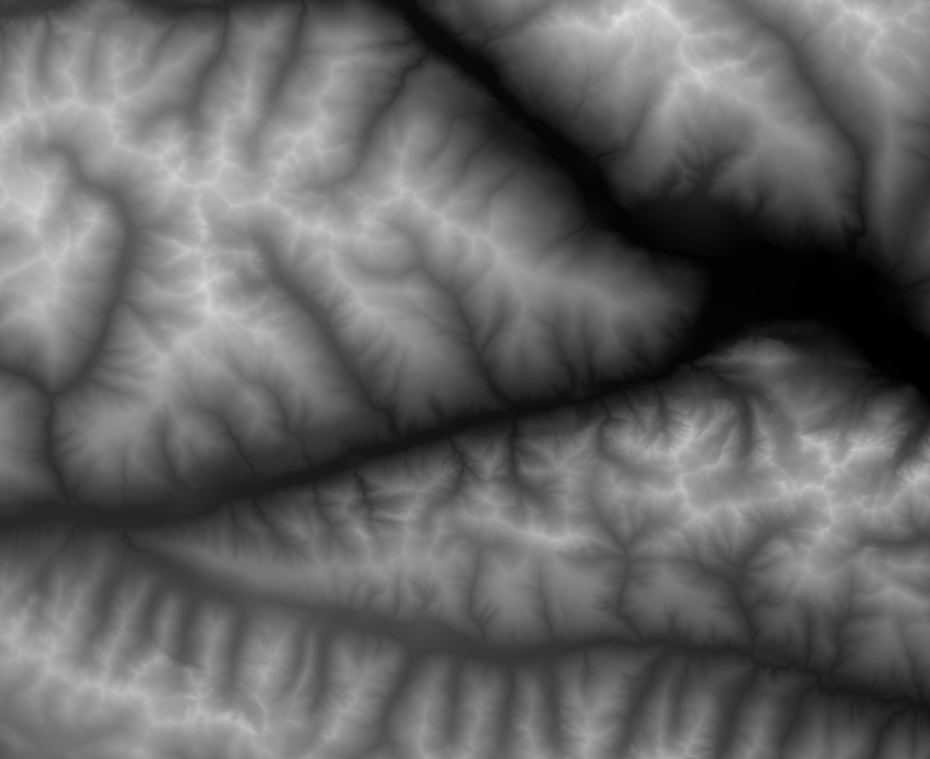
#> input picture Images/Source maps/render-4.png, 930 x 759 px, shrunk from 4257 x 3472 before the run, found by its file name
$ python img_processing.py
#> lines starting #> are read from the running program, lines starting #| are printed output that depends on the picture; after the words box and inside, x2 and y2 are one past the last pixel; in counts of white or black regions, pixels touching at a corner belong together
#> in ridge_lift, image is the input picture: shape (759, 930, 3); min 0, max 223, mean 100.8

import cv2
import numpy as np
import matplotlib.pyplot as plt

def invert_image(image):
    inverted_image = cv2.bitwise_not(image)
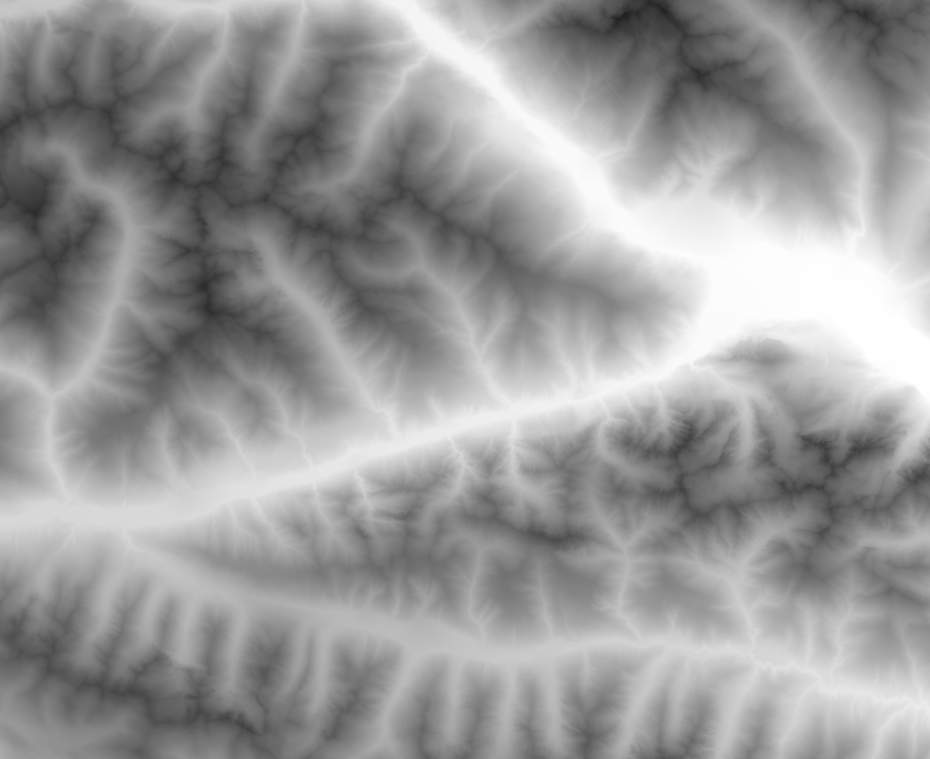
#> inverted_image: shape (759, 930, 3); min 32, max 255, mean 154.2
    return inverted_image

def sharpen_filter(image):

    kernel = np.array([
    [0, -1, 0],
    [-1, 5, -1],
    [0, -1, 0]])

    output = cv2.filter2D(image, -1, kernel)
    return output

def ridge_filter(image, direction):
    """ ridge_kernel = np.array([
        [-1, -1, 0, 1, 1],
        [-1, -2, 0, 2, 1],
        [-1, -4, 0, 4, 1],
        [-1, -2, 0, 2, 1],
        [-1, -1, 0, 1, 1]
    ]) """
#> called with direction = 0

    ridge_kernel = np.array([
        [-1, -1, -1, -1, -1],
        [-1, -2, -4, -2, -1],
        [0, 0, 0, 0, 0],
        [1, 2, 4, 2, 1],
        [1, 1, 1, 1, 1]
    ])

    output = cv2.filter2D(image, -1, ridge_kernel)
    return output

def sharpen_less_filter(image):
    kernel2 = np.array([
    [0, -1, 0],
    [-1, 4, -1],
    [0, -1, 0]])

    output = cv2.filter2D(image, -1, kernel2)
    return output

def blur_filter(image):
    blurred_kernel = (1 / 256) * np.array([[1, 4, 6, 4, 1],
                                       [4, 16, 24, 16, 4],
                                       [6, 24, 36, 24, 6],
                                       [4, 16, 24, 16, 4],
                                       [1, 4, 6, 6, 1]])

    output = cv2.filter2D(image, -1, blurred_kernel)
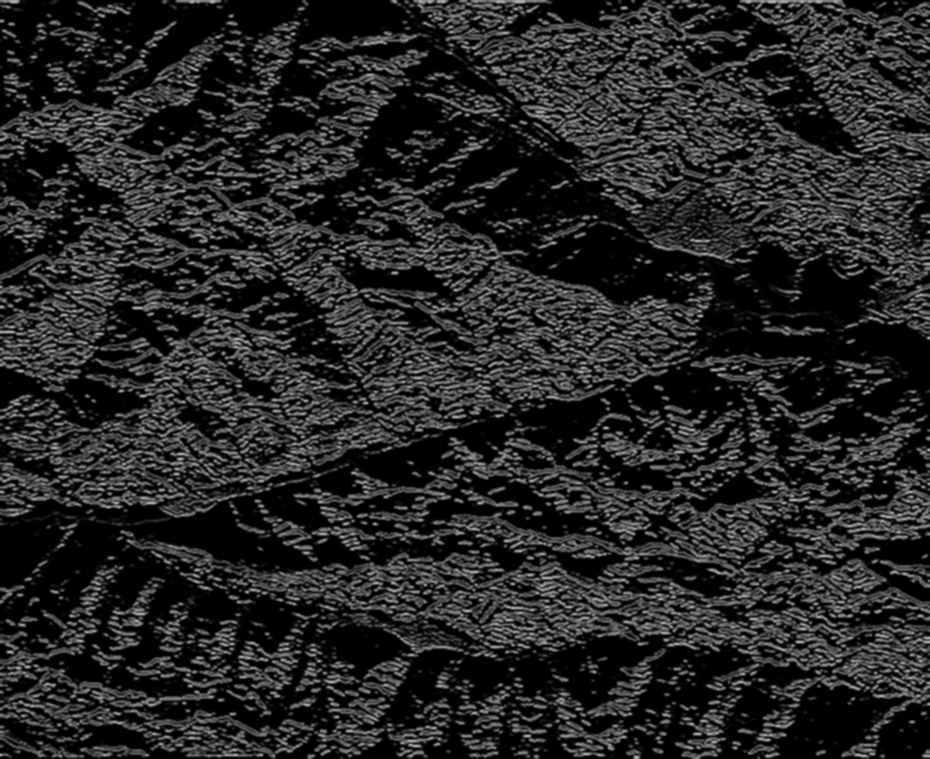
#> output: shape (759, 930, 3); min 0, max 176, mean 38.6
    return output

def sobel_y(image):
    sobel_y = np.array([
                        [3, 10, 3],
                        [0, 0, 0],
                        [-1, -5, -1],
                        [-1, -5, -1],
                        [-1, -5, -1],
                        [-1, -5, -1],
                        ])

    output = cv2.filter2D(image, -1, sobel_y)
    return output

def ridge_lift(path_to_img, direction):

    # Load the image
    image_path = path_to_img
    image = cv2.imread(image_path)

    # Invert the image
    output = invert_image(image)

    output = sharpen_filter(output)
    output = ridge_filter(output, direction)
    output = ridge_filter(output, direction)
    output = sharpen_less_filter(output)
    output = blur_filter(output)
    #output = sobel_y(output)

    # Set blue and green channels to zero
    output[:, :, 0] = 0
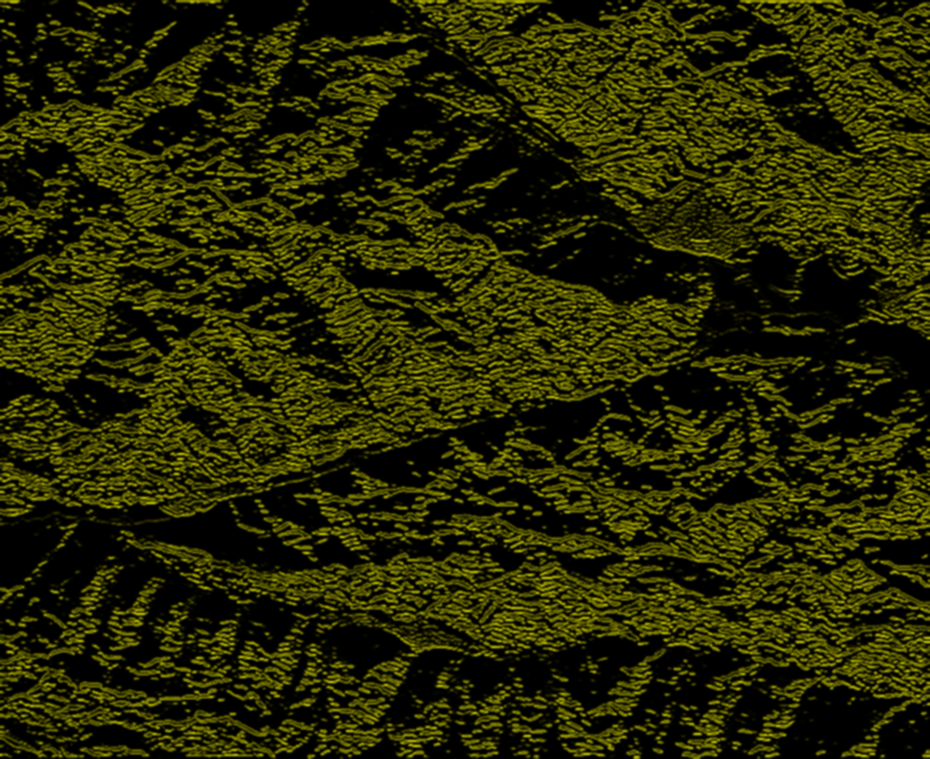
#> output: shape (759, 930, 3); mean B, G, R 0, 38.6, 38.6
    output[:, :, 1] = 0
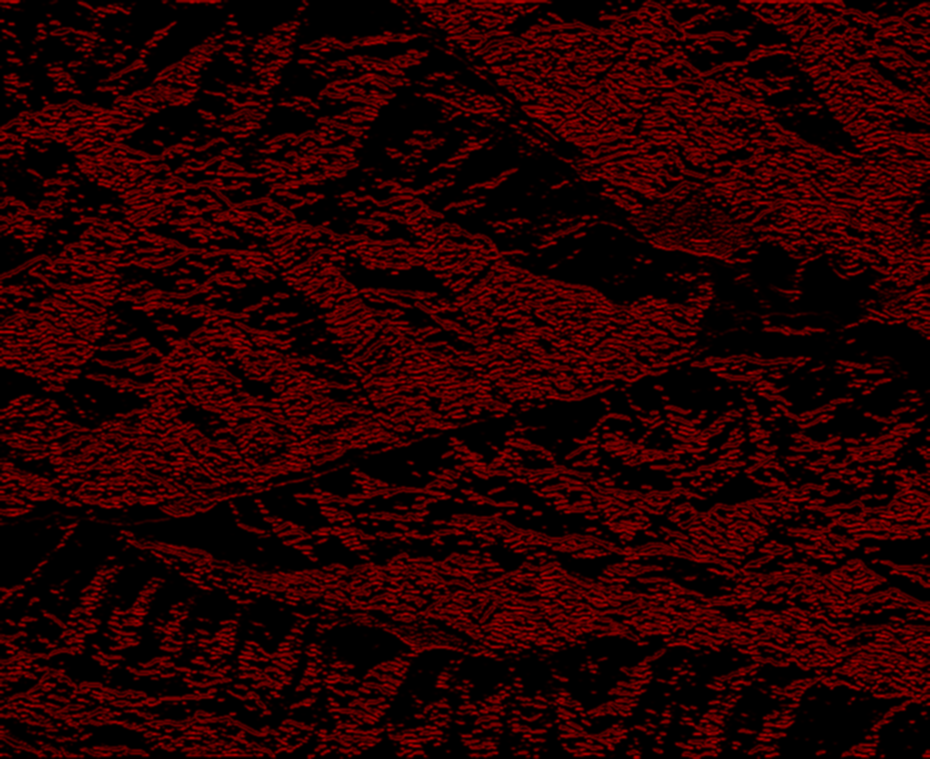
#> output: shape (759, 930, 3); mean B, G, R 0, 0, 38.6

    # Move the ridge lift output to the red channel
    red_channel = output[:, :, 2]

    # Create a blank image with only the red channel
    red_image = np.zeros_like(image)
    red_image[:, :, 2] = red_channel

    # Save the final image
    final_image_path = 'Ridge_Lift_Output.png'
    cv2.imwrite(final_image_path, red_image)

def img_split(path_to_img, threshold):
        # Load the image
#> called with path_to_img = 'render-4.png', threshold = 70
    image_path = path_to_img
    image = cv2.imread(image_path)

    image_map = np.where(image > threshold, 255, 0).astype(np.uint8)
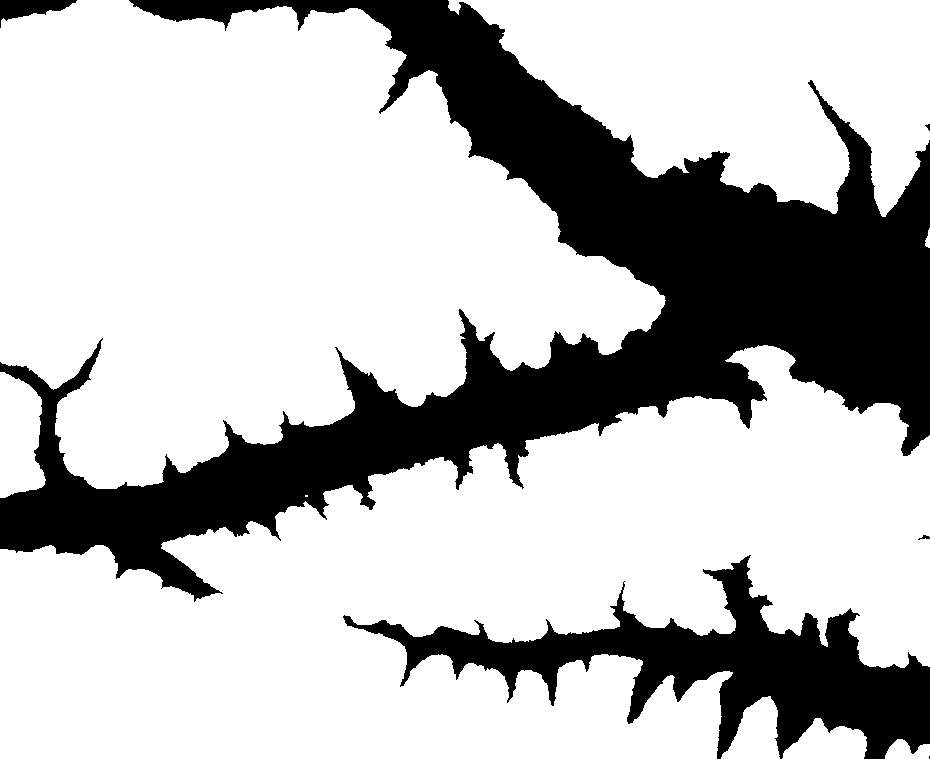
#> image_map: shape (759, 930, 3); 73.3% white; 6 black regions (2 under 20 px), largest, box (x1, y1, x2, y2) and area: (0, 0, 930, 602) 151819, (343, 555, 930, 759) 35681, (0, 0, 77, 28) 1025, (918, 535, 930, 540) 29

    cv2.imwrite("Split_Image.png", image_map)


def overlay_red_channel(ridge_lift_path, split_image_path, output_path):
    # Load the ridge lift output image
#> called with ridge_lift_path = 'Ridge_Lift_Output.png', split_image_path = 'Split_Image.png', output_path = 'Map+Ridge.png'
    ridge_lift_img = cv2.imread(ridge_lift_path)

    # Load the split image
    split_img = cv2.imread(split_image_path)

    # Extract the red channel from the ridge lift output
    red_channel = ridge_lift_img[:, :, 2]

    # Create a blank image with the same dimensions as the split image
    overlay_img = np.zeros_like(split_img)

    # Assign the red channel to the overlay image
    overlay_img[:, :, 2] = red_channel

    # Add the overlay image to the split image
    result = cv2.addWeighted(split_img, 1, overlay_img, 1, 0)

    output = invert_image(result)
#> in invert_image (call 2), `inverted_image = cv2.bitwise_not(image)`:
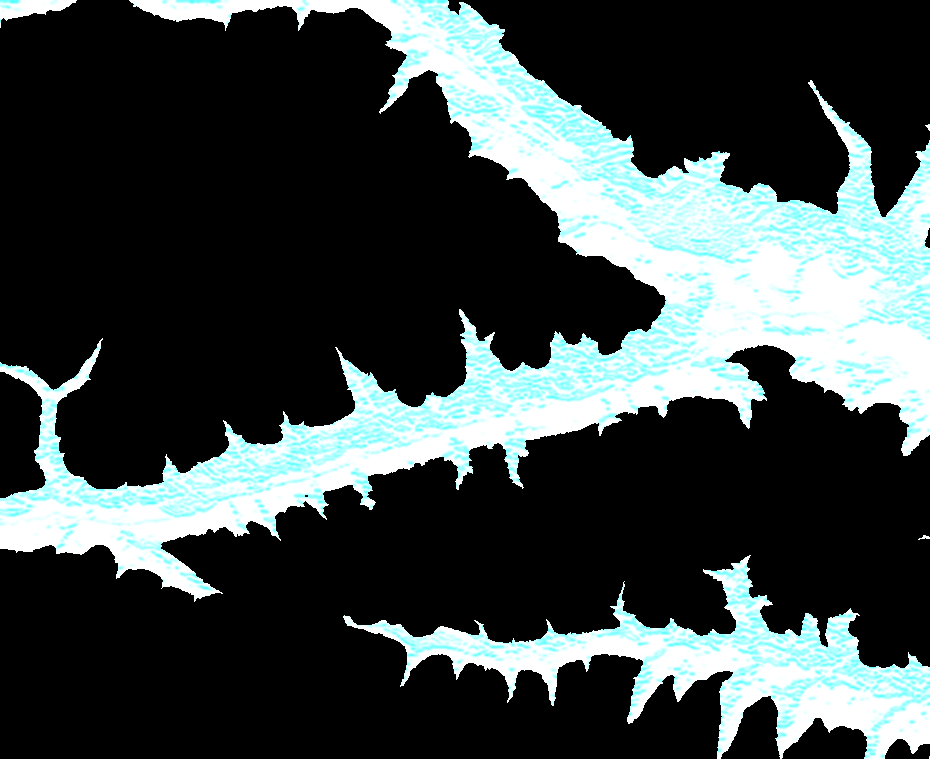
#> inverted_image: shape (759, 930, 3); mean B, G, R 68.1, 68.1, 59.3
    # Save the result to a separate file
    cv2.imwrite(output_path, output)

ridge_lift_path = "Ridge_Lift_Output.png"
split_image_path = "Split_Image.png"
output_path = "Map+Ridge.png"

ridge_lift("render-4.png", 0)
img_split("render-4.png", 70)

overlay_red_channel(ridge_lift_path, split_image_path, output_path)

$ run again, with image_gaussian.png copied over Images/Source maps/render-4.png
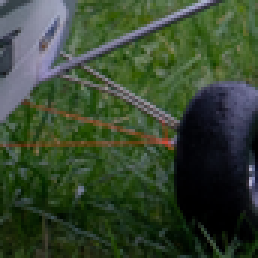
#> input picture image_gaussian.png, 86 x 86 px, shrunk from 392 x 392 before the run, found by its file name (shown 3 times larger)
#> in ridge_lift, image is the input picture: shape (86, 86, 3); mean B, G, R 48.4, 70.4, 54.9
#> in overlay_red_channel, `result = cv2.addWeighted(split_img, 1, overlay_img, 1, 0)`:
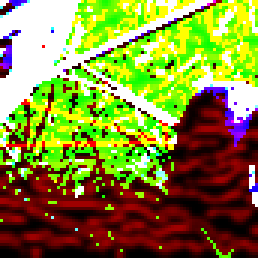
#> result: shape (86, 86, 3) (shown 3 times larger); mean B, G, R 55.5, 135.5, 133.3
#> in invert_image (call 2), `inverted_image = cv2.bitwise_not(image)`:
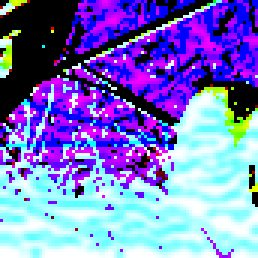
#> inverted_image: shape (86, 86, 3) (shown 3 times larger); mean B, G, R 199.5, 119.5, 121.7
